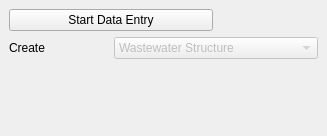
<?xml version="1.0" encoding="UTF-8"?>
<ui version="4.0">
 <class>QgepDockWidget</class>
 <widget class="QDockWidget" name="QgepDockWidget">
  <property name="geometry">
   <rect>
    <x>0</x>
    <y>0</y>
    <width>327</width>
    <height>136</height>
   </rect>
  </property>
  <property name="windowTitle">
   <string>QGEP Data Entry</string>
  </property>
  <widget class="QWidget" name="dockWidgetContents">
   <layout class="QGridLayout" name="gridLayout">
    <item row="1" column="0">
     <widget class="QLabel" name="label">
      <property name="text">
       <string>Create</string>
      </property>
     </widget>
    </item>
    <item row="0" column="0" colspan="2">
     <widget class="QPushButton" name="stateButton">
      <property name="text">
       <string>Start Data Entry</string>
      </property>
     </widget>
    </item>
    <item row="1" column="1" colspan="2">
     <widget class="QComboBox" name="layerComboBox">
      <property name="enabled">
       <bool>false</bool>
      </property>
      <property name="autoFillBackground">
       <bool>true</bool>
      </property>
      <item>
       <property name="text">
        <string>Wastewater Structure</string>
       </property>
      </item>
      <item>
       <property name="text">
        <string>Reach</string>
       </property>
      </item>
     </widget>
    </item>
    <item row="2" column="0">
     <spacer name="verticalSpacer">
      <property name="orientation">
       <enum>Qt::Vertical</enum>
      </property>
      <property name="sizeHint" stdset="0">
       <size>
        <width>20</width>
        <height>40</height>
       </size>
      </property>
     </spacer>
    </item>
   </layout>
  </widget>
 </widget>
 <resources/>
 <connections/>
</ui>
